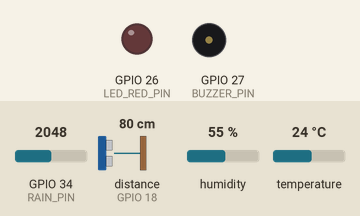
Recording of a sketch running on a simulated ESP32. Shown: output pins drawn as LEDs (lit = HIGH), buzzer (waves = sounding, pin HIGH). Wiring (from diagram.json): ultrasonic range finder: trigger GPIO 5; echo GPIO 18. Dashed ring = blinking. The test bench sets the inputs (shaded band); at power-on: distance to the obstacle (sensor on GPIO 18) 80 cm, temperature 24 °C, GPIO 34 (RAIN_PIN) = 2048, humidity 55 % (analog values on the 0–4095 scale). The echo pulse lasts 58.3 µs per cm; WiFi joins after 1.5 s; servers stay silent unless stated; uploads are accepted with an empty reply; the local clock reads 2024-03-15 10:24:30 at power-on unless the sketch sets it; pins used as bus, display or sensor lines are not drawn; what the sketch prints to the serial monitor is not drawn.

Above: at 3.9 s.
4.0 s: distance to the obstacle (sensor on GPIO 18) set to 72 cm
At 4.31 s:
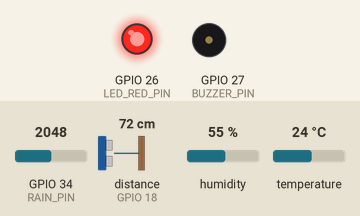
6.3 s: temperature set to 10.4 °C
12.7 s: temperature set to 9.1 °C
14.2 s: distance to the obstacle (sensor on GPIO 18) set to 120 cm
At 15.4 s:
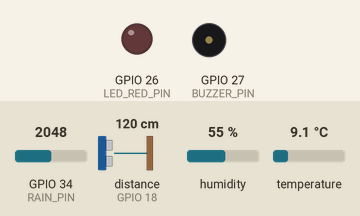
16.7 s: distance to the obstacle (sensor on GPIO 18) set to 95 cm
18.2 s: distance to the obstacle (sensor on GPIO 18) set to 86 cm
At 20.06 s:
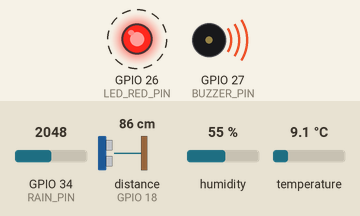
Timing chart, 0 to 23.5 s (numbered marks = the images above; inputs shaded):
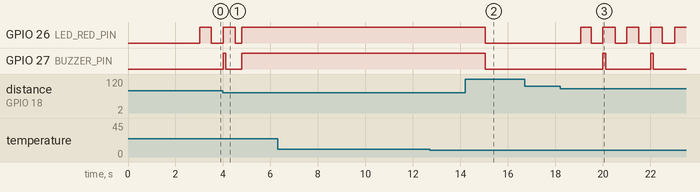

The sketch:

stormwater_node.ino
```cpp
// JURAS Stormwater Node - ESP32 DevKit C V4 (Wokwi)
//
// Hardware:
//   HC-SR04 TRIG    -> GPIO 5
//   HC-SR04 ECHO    -> GPIO 18
//   Rain sensor AO  -> GPIO 34 (analog)
//   DHT22 DATA      -> GPIO 15
//   Red LED         -> GPIO 26
//   Yellow LED      -> GPIO 27
//   Green LED       -> GPIO 14
//   Buzzer          -> GPIO 13
//
// Libraries: DHT sensor library (Adafruit) + Adafruit Unified Sensor.
//
// Backend contract: POST /api/v1/readings (the existing JURAS ingestion
// endpoint). This node reports against lane node "I" (Lane I-L low point), not
// a building. Values are validated by the backend; a NaN/Inf or out-of-range
// reading is rejected instead of being stored as zero.
//
// For local development with the Wokwi Private IoT Gateway:
//   BACKEND_URL = "http://host.wokwi.internal:8000"
// For a public HTTPS backend, use its canonical base URL (no trailing slash).
// Never use a URL that redirects (301/302/307/308), because POST redirects are
// rejected here.
//
// Rain calibration: keep the sensor dry during boot. The sketch records the dry
// ADC baseline, then measures the absolute deviation from that baseline. This
// works with both types of comparator boards (voltage rising or falling when
// wet) without needing to know the polarity.

#include <WiFi.h>
#include <HTTPClient.h>
#include <WiFiClientSecure.h>
#include <DHT.h>
#include <math.h>
#include <time.h>

// ==========================================
// 1. WIFI / SERVER CONFIGURATION
// ==========================================

#define WIFI_SSID "Wokwi-GUEST"
#define WIFI_PASSWORD ""
#define WIFI_CHANNEL 6

// Change this one line when the backend moves (local gateway, LAN IP or a
// public HTTPS deployment). Keep it a base URL; the path is added below.
const char* BACKEND_URL = "https://liability-boat-interaction-manuals.trycloudflare.com";
const char* TELEMETRY_PATH = "/api/v1/readings";

// Optional shared secret. Leave empty when the backend does not set
// DEVICE_API_KEY. When set on both sides it is sent as X-Device-Key.
const char* DEVICE_API_KEY = "";

// ==========================================
// 2. DEVICE / TARGET CONFIGURATION
// ==========================================

// Verified mapping: JM-R01 is the rain-level sensor at lane node I.
#define DEVICE_ID "JURAS-STORM-001"
#define SENSOR_CODE "JM-R01"
#define NODE_CODE "I"

// ==========================================
// 3. PIN CONFIGURATION
// ==========================================

#define TRIG_PIN 5
#define ECHO_PIN 18
#define RAIN_PIN 34
#define DHT_PIN 4
#define LED_RED_PIN 26
#define BUZZER_PIN 27

#define DHT_TYPE DHT22

// ==========================================
// 4. FLOOD THRESHOLDS (DEMO VALUES)
// ==========================================

// Local alarm bands mirror the dashboard and backend high bands. The backend
// still computes the authoritative risk score from water_level_cm / rain_mmh.
const float LEVEL_WARNING_CM = 10.0;
const float LEVEL_CRITICAL_CM = 25.0;
const float LEVEL_BACKEND_CRITICAL_CM = 40.0;
const float RAIN_CRITICAL_MMH = 30.0;

// HC-SR04 is mounted this far above the channel bed / road low point.
const float SENSOR_MOUNT_CM = 100.0;
const float RAIN_MMH_PER_PCT = 1.5;

// ==========================================
// 5. TIMING
// ==========================================

const unsigned long SENSOR_INTERVAL_MS = 2000;
const unsigned long UPLOAD_INTERVAL_MS = 2500;
const unsigned long FLUSH_INTERVAL_MS = 1000;
const unsigned long MAX_BACKOFF_MS = 30000;
const unsigned long WIFI_RETRY_MS = 10000;
const unsigned long ALERT_BLINK_MS = 500;
const unsigned long BUZZER_BEEP_MS = 120;
const unsigned long BUZZER_PERIOD_MS = 2000;
const unsigned long NTP_RETRY_MS = 30000;
const int RAIN_CAL_SAMPLES = 20;
const size_t SAMPLE_BUFFER_SIZE = 12;

// ==========================================
// 6. STATE
// ==========================================

enum FloodState {
  STATE_NORMAL,
  STATE_WARNING,
  STATE_CRITICAL
};

// Declared before the first function: the Arduino auto-prototype pass hoists
// function signatures to the top of the sketch, so a custom return type must
// already be visible there.
enum PostResult {
  POST_OK,
  POST_RETRY,
  POST_DROP
};

struct Sample {
  uint32_t seq;
  time_t epoch;
  float water_level_cm;
  float distance_cm;
  float rain_mmh;
  float rain_pct;
  int rain_raw;
  float temperature_c;
  float humidity_pct;
  bool dht_ok;
  bool sonar_ok;
  int rssi;
};

DHT dht(DHT_PIN, DHT_TYPE);

FloodState floodState = STATE_NORMAL;

float waterLevelCm = NAN;
float distanceCm = NAN;
float rainMmh = 0.0;
float rainPct = 0.0;
int rainRaw = 0;
float rainDryRaw = 2048.0;

float temperatureC = NAN;
float humidityPct = NAN;

bool dhtOk = false;
bool sonarOk = false;
bool wifiWasConnected = false;
bool ntpRequested = false;

uint32_t sequence = 0;

Sample pending;
Sample queue[SAMPLE_BUFFER_SIZE];
size_t queueCount = 0;

unsigned long lastSensorRead = 0;
unsigned long lastUpload = 0;
unsigned long lastWifiAttempt = 0;
unsigned long lastNtpRequest = 0;
unsigned long retryBackoffMs = 0;

// ==========================================
// 7. WIFI + TIME
// ==========================================

void requestNtpSync() {
  configTime(0, 0, "pool.ntp.org", "time.nist.gov");
  ntpRequested = true;
  Serial.println("NTP sync requested");
}

bool clockValid() {
  return time(nullptr) > 1700000000;
}

void maintainWifi(unsigned long now) {
  if (WiFi.status() == WL_CONNECTED) {
    if (!wifiWasConnected) {
      wifiWasConnected = true;
      Serial.print("WiFi connected. IP: ");
      Serial.println(WiFi.localIP());
      requestNtpSync();
    }
    if (!clockValid() && now - lastNtpRequest >= NTP_RETRY_MS) {
      lastNtpRequest = now;
      requestNtpSync();
    }
    return;
  }

  if (wifiWasConnected) {
    wifiWasConnected = false;
    Serial.println("WiFi disconnected. Buffering telemetry.");
  }

  if (now - lastWifiAttempt >= WIFI_RETRY_MS) {
    lastWifiAttempt = now;
    Serial.print("Reconnecting WiFi... (status ");
    Serial.print((int)WiFi.status());
    Serial.println(")");
    WiFi.disconnect();
    delay(100);
    WiFi.mode(WIFI_STA);
    WiFi.begin(WIFI_SSID, WIFI_PASSWORD, WIFI_CHANNEL);
  }
}

// ==========================================
// 8. SENSOR READING
// ==========================================

float readDistanceCm() {
  digitalWrite(TRIG_PIN, LOW);
  delayMicroseconds(2);
  digitalWrite(TRIG_PIN, HIGH);
  delayMicroseconds(10);
  digitalWrite(TRIG_PIN, LOW);

  unsigned long duration = pulseIn(ECHO_PIN, HIGH, 30000UL);
  if (duration == 0) {
    return NAN;
  }
  float cm = duration * 0.0343 / 2.0;
  if (!isfinite(cm) || cm <= 0.0 || cm > 400.0) {
    return NAN;
  }
  return cm;
}

float calibrateRainBaseline() {
  long sum = 0;
  for (int i = 0; i < RAIN_CAL_SAMPLES; i++) {
    sum += analogRead(RAIN_PIN);
    delay(50);
  }
  return (float)sum / RAIN_CAL_SAMPLES;
}

float readRainPercent() {
  rainRaw = analogRead(RAIN_PIN);
  float span = max(rainDryRaw, 4095.0f - rainDryRaw);
  if (span < 1.0) {
    span = 4095.0;
  }
  float pct = (fabs((float)rainRaw - rainDryRaw) / span) * 100.0;
  return constrain(pct, 0.0, 100.0);
}

void readSensors() {
  distanceCm = readDistanceCm();
  sonarOk = isfinite(distanceCm);
  if (sonarOk) {
    waterLevelCm = SENSOR_MOUNT_CM - distanceCm;
    waterLevelCm = constrain(waterLevelCm, 0.0, 1000.0);
  } else {
    // Do not resend the previous level: a missing echo is missing data.
    waterLevelCm = NAN;
    Serial.println("HC-SR04 echo lost. Water level will be N/A.");
  }

  float t = dht.readTemperature();
  float h = dht.readHumidity();
  dhtOk = isfinite(t) && isfinite(h) &&
          t > -40.0 && t < 125.0 &&
          h >= 0.0 && h <= 100.0;
  if (dhtOk) {
    temperatureC = t;
    humidityPct = h;
  } else {
    temperatureC = NAN;
    humidityPct = NAN;
    Serial.println("DHT22 read failed. Temperature/humidity will be N/A.");
  }

  // Smooth the rain estimate so a single noisy ADC sample cannot raise an
  // incident, while keeping the raw value for debugging.
  float pct = readRainPercent();
  rainPct = rainPct * 0.65 + pct * 0.35;
  rainMmh = rainPct * RAIN_MMH_PER_PCT;
}

// ==========================================
// 9. FLOOD CLASSIFICATION
// ==========================================

void calculateFloodState() {
  bool critical =
      waterLevelCm >= LEVEL_CRITICAL_CM ||
      rainMmh >= RAIN_CRITICAL_MMH;

  bool warning = !sonarOk || waterLevelCm >= LEVEL_WARNING_CM;

  if (critical) {
    floodState = STATE_CRITICAL;
  } else if (warning) {
    floodState = STATE_WARNING;
  } else {
    floodState = STATE_NORMAL;
  }
}

const char* stateName() {
  switch (floodState) {
    case STATE_CRITICAL:
      return "critical";
    case STATE_WARNING:
      return "warning";
    default:
      return "normal";
  }
}

// ==========================================
// 10. LED + BUZZER OUTPUT
// ==========================================

void updateAlerts(unsigned long now) {
  bool blink = ((now / ALERT_BLINK_MS) % 2) == 0;

  digitalWrite(LED_RED_PIN,
               floodState == STATE_CRITICAL ? HIGH
               : floodState == STATE_WARNING ? (blink ? HIGH : LOW)
               : LOW);

  if (floodState == STATE_CRITICAL) {
    digitalWrite(BUZZER_PIN, HIGH);
  } else if (floodState == STATE_WARNING) {
    bool beep = (now % BUZZER_PERIOD_MS) < BUZZER_BEEP_MS;
    digitalWrite(BUZZER_PIN, beep ? HIGH : LOW);
  } else {
    digitalWrite(BUZZER_PIN, LOW);
  }
}

// ==========================================
// 11. SERIAL MONITOR
// ==========================================

void printReadings() {
  Serial.println("\n======= JURAS STORMWATER MONITOR =======");
  Serial.print("Device: ");
  Serial.println(DEVICE_ID);
  Serial.print("Sensor: ");
  Serial.println(SENSOR_CODE);
  Serial.print("Lane node: ");
  Serial.println(NODE_CODE);
  Serial.print("Sonar ok: ");
  Serial.println(sonarOk ? "yes" : "no");
  Serial.print("Distance: ");
  Serial.println(isfinite(distanceCm) ? String(distanceCm, 1) : String("n/a"));
  Serial.print("Water level: ");
  Serial.print(waterLevelCm, 1);
  Serial.println(" cm");
  Serial.print("Rain raw: ");
  Serial.println(rainRaw);
  Serial.print("Rain: ");
  Serial.print(rainMmh, 1);
  Serial.print(" mm/h (");
  Serial.print(rainPct, 1);
  Serial.println("%)");
  Serial.print("DHT ok: ");
  Serial.println(dhtOk ? "yes" : "no");
  Serial.print("Temperature: ");
  Serial.println(isfinite(temperatureC) ? String(temperatureC, 2) : String("n/a"));
  Serial.print("Humidity: ");
  Serial.println(isfinite(humidityPct) ? String(humidityPct, 2) : String("n/a"));
  Serial.print("State: ");
  Serial.print(stateName());
  Serial.print(" (backend critical at ");
  Serial.print(LEVEL_BACKEND_CRITICAL_CM, 0);
  Serial.println(" cm)");
  Serial.println("=========================================");
}

// ==========================================
// 12. PAYLOAD + HTTP
// ==========================================

String isoUtc(time_t epoch) {
  struct tm tmUtc;
  gmtime_r(&epoch, &tmUtc);
  char buf[24];
  strftime(buf, sizeof(buf), "%Y-%m-%dT%H:%M:%SZ", &tmUtc);
  return String(buf);
}

Sample captureSample() {
  Sample s;
  s.seq = ++sequence;
  s.epoch = clockValid() ? time(nullptr) : 0;
  s.water_level_cm = waterLevelCm;
  s.distance_cm = distanceCm;
  s.rain_mmh = rainMmh;
  s.rain_pct = rainPct;
  s.rain_raw = rainRaw;
  s.temperature_c = temperatureC;
  s.humidity_pct = humidityPct;
  s.dht_ok = dhtOk;
  s.sonar_ok = sonarOk;
  s.rssi = WiFi.status() == WL_CONNECTED ? WiFi.RSSI() : 0;
  return s;
}

String buildPayload(const Sample &s) {
  String p = "{";
  p += "\"device_id\":\"" DEVICE_ID "\",";
  p += "\"sensor_id\":\"" SENSOR_CODE "\",";
  p += "\"node_code\":\"" NODE_CODE "\",";
  p += "\"hazard\":\"flood\",";
  p += "\"source\":\"simulation\",";
  p += "\"simulation\":true,";

  if (s.epoch >= 1700000000) {
    p += "\"observed_at\":\"" + isoUtc(s.epoch) + "\",";
  }

  p += "\"values\":{";
  bool first = true;
  auto addField = [&p, &first](const String &field) {
    if (!first) {
      p += ",";
    }
    p += field;
    first = false;
  };

  // Ultrasonic failure omits level/distance entirely instead of sending a
  // stale level or a zero.  Rain ADC values are always physical samples.
  if (s.sonar_ok && isfinite(s.water_level_cm) && isfinite(s.distance_cm)) {
    addField("\"water_level_cm\":" + String(s.water_level_cm, 1));
    addField("\"level_cm\":" + String(s.water_level_cm, 1));
    addField("\"distance_cm\":" + String(s.distance_cm, 1));
  }
  addField("\"rain_mmh\":" + String(s.rain_mmh, 1));
  addField("\"rain_pct\":" + String(s.rain_pct, 1));
  addField("\"rain_raw\":" + String(s.rain_raw));

  if (s.dht_ok && isfinite(s.temperature_c)) {
    addField("\"temperature_c\":" + String(s.temperature_c, 2));
  }
  if (s.dht_ok && isfinite(s.humidity_pct)) {
    addField("\"humidity_pct\":" + String(s.humidity_pct, 2));
  }

  addField("\"dht_ok\":" + String(s.dht_ok ? 1 : 0));
  addField("\"sonar_ok\":" + String(s.sonar_ok ? 1 : 0));
  addField("\"rssi\":" + String(s.rssi));
  addField("\"seq\":" + String((unsigned long)s.seq));
  p += "}}";
  return p;
}

PostResult executePost(HTTPClient &http, const String &payload, const Sample &s) {
  http.addHeader("Content-Type", "application/json");
  http.addHeader("Accept", "application/json");
  http.addHeader("Idempotency-Key",
                 String(DEVICE_ID) + "-" + String((unsigned long)s.seq));

  if (strlen(DEVICE_API_KEY) > 0) {
    http.addHeader("X-Device-Key", DEVICE_API_KEY);
  }

  int code = http.POST(payload);

  if (code >= 200 && code < 300) {
    Serial.print("Telemetry accepted: HTTP ");
    Serial.println(code);
    String body = http.getString();
    if (body.length()) {
      Serial.print("Response: ");
      Serial.println(body);
    }
    return POST_OK;
  }

  if (code < 0) {
    Serial.print("HTTP transport error: ");
    Serial.println(http.errorToString(code));
    return POST_RETRY;
  }

  if (code == 408 || code == 429 || code >= 500) {
    Serial.print("Retryable HTTP error: ");
    Serial.println(code);
    return POST_RETRY;
  }

  Serial.print("Non-retryable HTTP error: ");
  Serial.print(code);
  Serial.print(" ");
  Serial.println(http.getString());
  return POST_DROP;
}

PostResult postSample(const Sample &s) {
  if (WiFi.status() != WL_CONNECTED) {
    return POST_RETRY;
  }

  String base = String(BACKEND_URL);
  while (base.endsWith("/")) {
    base.remove(base.length() - 1);
  }
  String url = base + TELEMETRY_PATH;
  String payload = buildPayload(s);

  Serial.println("POST " + url);
  Serial.println(payload);

  HTTPClient http;
  http.setConnectTimeout(2500);
  http.setTimeout(2500);
  http.setFollowRedirects(HTTPC_DISABLE_FOLLOW_REDIRECTS);

  if (url.startsWith("https://")) {
    WiFiClientSecure client;
    // Prototype only. Production must validate the server certificate.
    client.setInsecure();
    if (!http.begin(client, url)) {
      Serial.println("HTTPS begin failed");
      return POST_RETRY;
    }
    PostResult result = executePost(http, payload, s);
    http.end();
    return result;
  }

  WiFiClient client;
  if (!http.begin(client, url)) {
    Serial.println("HTTP begin failed");
    return POST_RETRY;
  }
  PostResult result = executePost(http, payload, s);
  http.end();
  return result;
}

// ==========================================
// 13. OFFLINE BUFFER + UPLOAD LOOP
// ==========================================

void enqueueSample(const Sample &s) {
  if (queueCount > 0 && queue[queueCount - 1].seq == s.seq) {
    return;
  }

  if (queueCount >= SAMPLE_BUFFER_SIZE) {
    for (size_t i = 1; i < SAMPLE_BUFFER_SIZE; i++) {
      queue[i - 1] = queue[i];
    }
    queueCount = SAMPLE_BUFFER_SIZE - 1;
  }

  queue[queueCount++] = s;
}

void popSample() {
  if (queueCount == 0) {
    return;
  }
  for (size_t i = 1; i < queueCount; i++) {
    queue[i - 1] = queue[i];
  }
  queueCount--;
}

void uploadLoop(unsigned long now) {
  if (WiFi.status() != WL_CONNECTED) {
    if (now - lastUpload >= UPLOAD_INTERVAL_MS) {
      lastUpload = now;
      enqueueSample(pending);
      Serial.println("Offline: sample buffered");
    }
    return;
  }

  bool flushing = queueCount > 0;
  unsigned long interval = flushing ? FLUSH_INTERVAL_MS : (retryBackoffMs > 0 ? retryBackoffMs : UPLOAD_INTERVAL_MS);
  if (now - lastUpload < interval) {
    return;
  }
  lastUpload = now;

  Sample sample = flushing ? queue[0] : pending;
  PostResult result = postSample(sample);

  if (result == POST_OK) {
    retryBackoffMs = 0;
    if (flushing) {
      popSample();
    }
  } else if (result == POST_DROP) {
    retryBackoffMs = 0;
    if (flushing) {
      popSample();
    }
    Serial.println("Sample dropped after non-retryable response.");
  } else if (!flushing) {
    enqueueSample(pending);
    retryBackoffMs = retryBackoffMs == 0 ? UPLOAD_INTERVAL_MS : min(MAX_BACKOFF_MS, retryBackoffMs * 2);
    Serial.print("Upload failed: sample buffered. Retry in ");
    Serial.print(retryBackoffMs);
    Serial.println(" ms");
  } else {
    retryBackoffMs = retryBackoffMs == 0 ? FLUSH_INTERVAL_MS : min(MAX_BACKOFF_MS, retryBackoffMs * 2);
    Serial.print("Flush failed: retry in ");
    Serial.print(retryBackoffMs);
    Serial.println(" ms");
  }
}

// ==========================================
// 14. SETUP
// ==========================================

void setup() {
  Serial.begin(115200);
  delay(200);

  pinMode(LED_RED_PIN, OUTPUT);
  pinMode(BUZZER_PIN, OUTPUT);
  pinMode(TRIG_PIN, OUTPUT);
  pinMode(ECHO_PIN, INPUT);
  pinMode(RAIN_PIN, INPUT);

  digitalWrite(LED_RED_PIN, LOW);
  digitalWrite(BUZZER_PIN, LOW);
  digitalWrite(TRIG_PIN, LOW);

  analogReadResolution(12);

  Serial.println("\nStarting JURAS Stormwater Node");
  Serial.print("Device: ");
  Serial.println(DEVICE_ID);

  dht.begin();

  Serial.print("Calibrating rain sensor (keep it dry)");
  rainDryRaw = calibrateRainBaseline();
  Serial.print(" -> ");
  Serial.println(rainDryRaw, 1);

  readSensors();
  calculateFloodState();
  pending = captureSample();
  printReadings();

  WiFi.mode(WIFI_STA);
  WiFi.begin(WIFI_SSID, WIFI_PASSWORD, WIFI_CHANNEL);

  Serial.print("Connecting to WiFi");
  unsigned long started = millis();
  while (WiFi.status() != WL_CONNECTED && millis() - started < 10000) {
    delay(100);
    Serial.print(".");
  }
  Serial.println();

  if (WiFi.status() == WL_CONNECTED) {
    wifiWasConnected = true;
    Serial.print("WiFi connected. IP: ");
    Serial.println(WiFi.localIP());
    requestNtpSync();
  } else {
    Serial.print("WiFi not connected yet (status ");
    Serial.print((int)WiFi.status());
    Serial.println("). Will retry in the main loop.");
    lastWifiAttempt = millis();
  }

  Serial.println("JURAS STORMWATER DEVICE READY");
}

// ==========================================
// 15. MAIN LOOP
// ==========================================

void loop() {
  unsigned long now = millis();

  maintainWifi(now);
  updateAlerts(now);

  if (now - lastSensorRead >= SENSOR_INTERVAL_MS) {
    lastSensorRead = now;
    readSensors();
    calculateFloodState();
    pending = captureSample();
    printReadings();
  }

  uploadLoop(now);
  delay(10);
}
```

Measured:
- the behaviour switches between 76 and 75 cm on distance to the obstacle (sensor on GPIO 18) (found by bisection; images 0 and 1)
- the behaviour switches between 91 and 90 cm on distance to the obstacle (sensor on GPIO 18) (found by bisection; images 2 and 3)
- after the input at 6.3 s, every drawn part: stays the same
- after the input at 12.7 s, every drawn part: stays the same
- after the input at 14.2 s, GPIO 26 (LED_RED_PIN), GPIO 27 (BUZZER_PIN): HIGH → LOW after 0.85 s
- after the input at 16.7 s, every drawn part: stays the same
- after the input at 18.2 s, GPIO 26 (LED_RED_PIN): alternates HIGH for 0.50 s and LOW for 0.50 s, starting after 0.86 s; GPIO 27 (BUZZER_PIN): alternates HIGH for 0.12 s and LOW for 1.9 s, starting after 1.8 s
